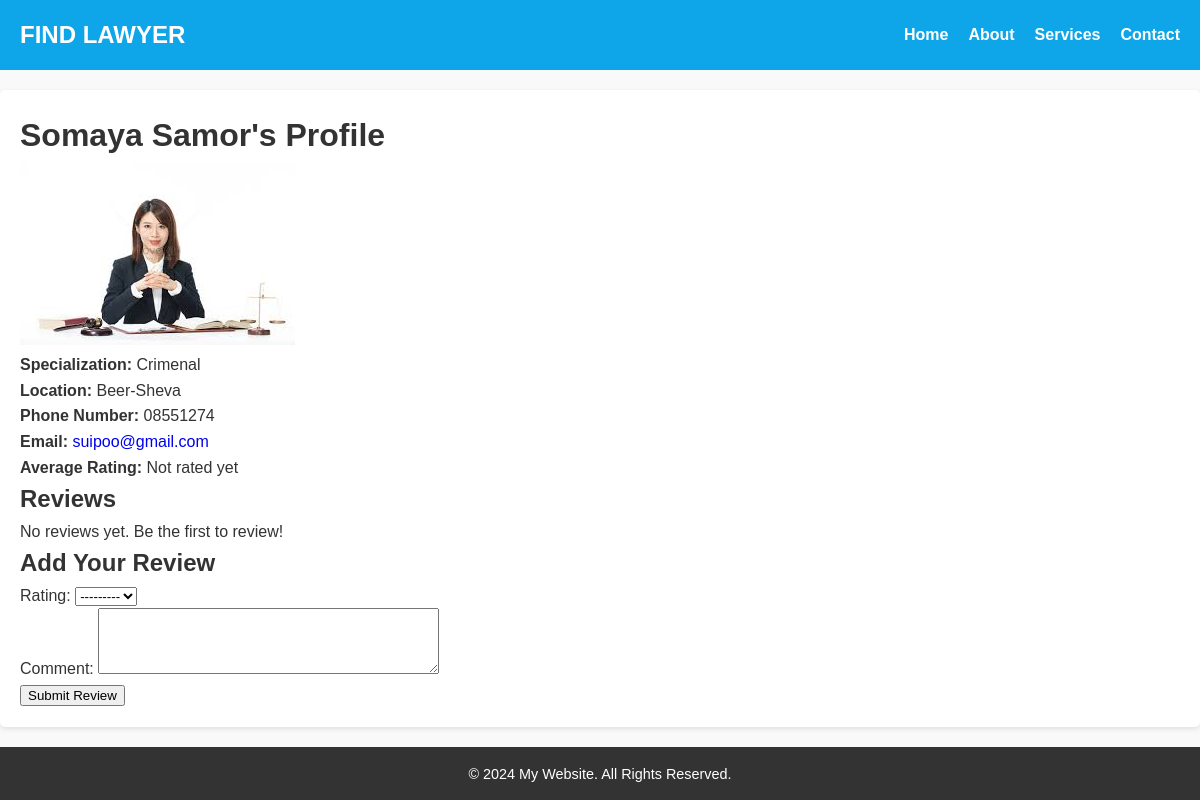
Page /lawyer/8/ on the earlier database version.
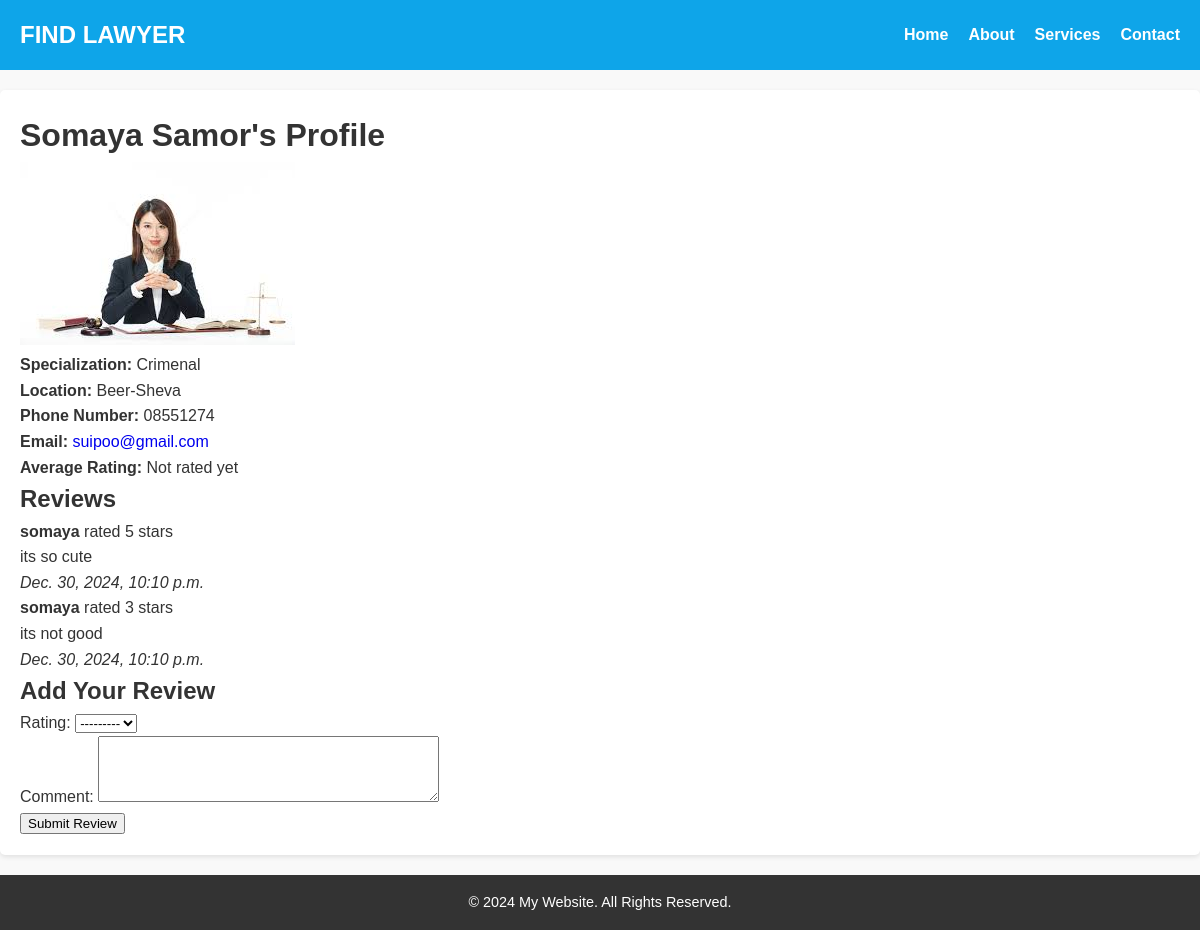
Same page on the later database version.
### home/models.py (models this page shows, shortened)
class Review(models.Model):
    lawyer = models.ForeignKey(Lawyer, on_delete=models.CASCADE, related_name='reviews')
    user = models.ForeignKey(User, on_delete=models.CASCADE)  # Review author
    rating = models.PositiveIntegerField(choices=[(i, i) for i in range(1, 6)])  # 1-5 stars
    comment = models.TextField(blank=True)
    created_at = models.DateTimeField(auto_now_add=True)

### home/views.py (the view, shortened to what this page needs)
# urls.py: path('lawyer/<int:pk>/', views.lawyer_profile, name='lawyer_profile'),
def lawyer_profile(request, pk):
    lawyer = get_object_or_404(Lawyer, pk=pk)
    reviews = lawyer.reviews.all()  # Fetch all reviews for the lawyer
    form = ReviewForm()  # Initialize the form here
    return render(request, 'home/lawyer_profile.html', {'lawyer': lawyer, 'reviews': reviews, 'form': form})

### home/forms.py
class ReviewForm(forms.ModelForm):
    class Meta:
        model = Review
        fields = ['rating', 'comment']
        widgets = {
            'rating': forms.Select(choices=[(i, i) for i in range(1, 6)]),
            'comment': forms.Textarea(attrs={'rows': 4}),
        }

### home/templates/home/lawyer_profile.html (shortened to what this page needs)
{% extends 'home/base_generic.html' %}
{% load static %}
{% block content %}
<div class="profile-container">
    <h1>{{ lawyer.first_name }} {{ lawyer.last_name }}'s Profile</h1>
    <div class="profile">
        <div class="profile-photo">
            {% if lawyer.photo %}
                <img src="{{ lawyer.photo.url }}" alt="{{ lawyer.first_name }}'s photo">
            {% else %}
                <p>No photo available</p>
            {% endif %}
        </div>
        <div class="profile-details">
            <p><strong>Specialization:</strong> {{ lawyer.specialization }}</p>
            <p><strong>Location:</strong> {{ lawyer.location }}</p>
            <p><strong>Phone Number:</strong> {{ lawyer.phone_number }}</p>
            <p><strong>Email:</strong> <a href="mailto:{{ lawyer.email }}">{{ lawyer.email }}</a></p>
            <p><strong>Average Rating:</strong> {{ lawyer.average_rating|default:"Not rated yet" }}</p>
        </div>
    </div>
    <div class="reviews-section">
        <h2>Reviews</h2>
        {% if reviews %}
            {% for review in reviews %}
                <div class="review">
                    <p><strong>{{ review.user.username }}</strong> rated {{ review.rating }} stars</p>
                    <p>{{ review.comment }}</p>
                    <p><em>{{ review.created_at }}</em></p>
                </div>
            {% endfor %}
        {% else %}
            <p>No reviews yet. Be the first to review!</p>
        {% endif %}
    </div>
    <div class="add-review">
        <h2>Add Your Review</h2>
        <form method="post">
            {{ form.as_p }}
            <button type="submit">Submit Review</button>
        </form>
    </div>
</div>
{% endblock %}

Differences in the rows shown:
added Review: user.username "somaya", rating "5", comment "its so cute", created_at "Dec. 30, 2024, 10:10 p.m."
added Review: user.username "somaya", rating "3", comment "its not good", created_at "Dec. 30, 2024, 10:10 p.m."
Other differences:
text no longer shown: "No reviews yet. Be the first to review!"
